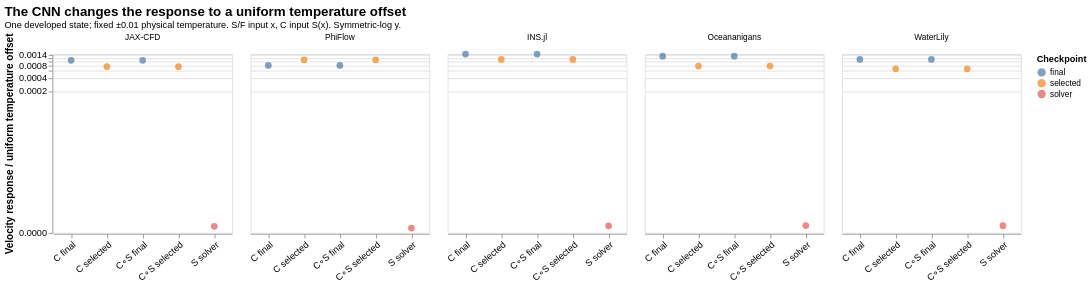

The specification (Vega-Lite) saved for this image:
### Vega-Lite specification from a JSON file in a GitHub repository (floating-point values rounded to 4 significant figures)
{"config": {"view": {"continuousWidth": 300, "continuousHeight": 300}, "axis": {"labelFontSize": 11, "titleFontSize": 12}, "title": {"fontSize": 16, "subtitleFontSize": 11}}, "data": {"values": [{"solver": "jax-cfd", "backend": "JAX-CFD", "operator": "S", "arm": "solver", "heat_mean_before": 0.05356, "heat_mean_after": 0.05356, "heat_mean_drift": 1.427e-09, "heatmean_adjoint_velocity_norm": 0.0, "heatmean_adjoint_heat_constant_relative_error": 0.0, "uniform_heat_input_adjoint_response": 1.0, "offset_velocity_central_derivative_rms": 4.296e-08, "offset_heat_central_derivative_error_rms": 3.729e-07, "offset_heatmean_fd": 1.0, "offset_heatmean_fd_ad_absolute_disagreement": 6.252e-08, "offset_plus_velocity_rms": 6.58e-10, "offset_minus_velocity_rms": 6.571e-10, "map": "S solver"}, {"solver": "jax-cfd", "backend": "JAX-CFD", "operator": "C", "arm": "selected", "heat_mean_before": 0.05356, "heat_mean_after": 0.05356, "heat_mean_drift": 1.365e-09, "heatmean_adjoint_velocity_norm": 0.0, "heatmean_adjoint_heat_constant_relative_error": 0.0, "uniform_heat_input_adjoint_response": 1.0, "offset_velocity_central_derivative_rms": 0.0007537, "offset_heat_central_derivative_error_rms": 4.167e-07, "offset_heatmean_fd": 1.0, "offset_heatmean_fd_ad_absolute_disagreement": 6.874e-08, "offset_plus_velocity_rms": 7.172e-06, "offset_minus_velocity_rms": 8.115e-06, "map": "C selected"}, {"solver": "jax-cfd", "backend": "JAX-CFD", "operator": "C_after_S", "arm": "selected", "heat_mean_before": 0.05356, "heat_mean_after": 0.05356, "heat_mean_drift": 2.793e-09, "heatmean_adjoint_velocity_norm": 0.0, "heatmean_adjoint_heat_constant_relative_error": 0.0, "uniform_heat_input_adjoint_response": 1.0, "offset_velocity_central_derivative_rms": 0.0007537, "offset_heat_central_derivative_error_rms": 6.024e-07, "offset_heatmean_fd": 1.0, "offset_heatmean_fd_ad_absolute_disagreement": 4.269e-08, "offset_plus_velocity_rms": 7.172e-06, "offset_minus_velocity_rms": 8.115e-06, "map": "C∘S selected"}, {"solver": "jax-cfd", "backend": "JAX-CFD", "operator": "C", "arm": "final", "heat_mean_before": 0.05356, "heat_mean_after": 0.05356, "heat_mean_drift": 1.365e-09, "heatmean_adjoint_velocity_norm": 0.0, "heatmean_adjoint_heat_constant_relative_error": 0.0, "uniform_heat_input_adjoint_response": 1.0, "offset_velocity_central_derivative_rms": 0.00106, "offset_heat_central_derivative_error_rms": 4.167e-07, "offset_heatmean_fd": 1.0, "offset_heatmean_fd_ad_absolute_disagreement": 6.874e-08, "offset_plus_velocity_rms": 1.076e-05, "offset_minus_velocity_rms": 1.067e-05, "map": "C final"}, {"solver": "jax-cfd", "backend": "JAX-CFD", "operator": "C_after_S", "arm": "final", "heat_mean_before": 0.05356, "heat_mean_after": 0.05356, "heat_mean_drift": 2.793e-09, "heatmean_adjoint_velocity_norm": 0.0, "heatmean_adjoint_heat_constant_relative_error": 0.0, "uniform_heat_input_adjoint_response": 1.0, "offset_velocity_central_derivative_rms": 0.00106, "offset_heat_central_derivative_error_rms": 6.024e-07, "offset_heatmean_fd": 1.0, "offset_heatmean_fd_ad_absolute_disagreement": 4.269e-08, "offset_plus_velocity_rms": 1.076e-05, "offset_minus_velocity_rms": 1.067e-05, "map": "C∘S final"}, {"solver": "phiflow", "backend": "PhiFlow", "operator": "S", "arm": "solver", "heat_mean_before": 0.05209, "heat_mean_after": 0.05203, "heat_mean_drift": -5.292e-05, "heatmean_adjoint_velocity_norm": 0.0001633, "heatmean_adjoint_heat_constant_relative_error": 0.005548, "uniform_heat_input_adjoint_response": 1.0, "offset_velocity_central_derivative_rms": 3.029e-08, "offset_heat_central_derivative_error_rms": 3.529e-07, "offset_heatmean_fd": 1.0, "offset_heatmean_fd_ad_absolute_disagreement": 5.541e-08, "offset_plus_velocity_rms": 5.184e-10, "offset_minus_velocity_rms": 4.178e-10, "map": "S solver"}, {"solver": "phiflow", "backend": "PhiFlow", "operator": "C", "arm": "selected", "heat_mean_before": 0.05203, "heat_mean_after": 0.05203, "heat_mean_drift": -2.424e-09, "heatmean_adjoint_velocity_norm": 0.0, "heatmean_adjoint_heat_constant_relative_error": 5.96e-08, "uniform_heat_input_adjoint_response": 1.0, "offset_velocity_central_derivative_rms": 0.001093, "offset_heat_central_derivative_error_rms": 3.699e-07, "offset_heatmean_fd": 1.0, "offset_heatmean_fd_ad_absolute_disagreement": 3.337e-08, "offset_plus_velocity_rms": 1.085e-05, "offset_minus_velocity_rms": 1.117e-05, "map": "C selected"}, {"solver": "phiflow", "backend": "PhiFlow", "operator": "C_after_S", "arm": "selected", "heat_mean_before": 0.05209, "heat_mean_after": 0.05203, "heat_mean_drift": -5.292e-05, "heatmean_adjoint_velocity_norm": 0.0001633, "heatmean_adjoint_heat_constant_relative_error": 0.005548, "uniform_heat_input_adjoint_response": 1.0, "offset_velocity_central_derivative_rms": 0.001093, "offset_heat_central_derivative_error_rms": 4.931e-07, "offset_heatmean_fd": 1.0, "offset_heatmean_fd_ad_absolute_disagreement": 2.711e-08, "offset_plus_velocity_rms": 1.085e-05, "offset_minus_velocity_rms": 1.117e-05, "map": "C∘S selected"}, {"solver": "phiflow", "backend": "PhiFlow", "operator": "C", "arm": "final", "heat_mean_before": 0.05203, "heat_mean_after": 0.05203, "heat_mean_drift": -2.424e-09, "heatmean_adjoint_velocity_norm": 0.0, "heatmean_adjoint_heat_constant_relative_error": 5.96e-08, "uniform_heat_input_adjoint_response": 1.0, "offset_velocity_central_derivative_rms": 0.0008083, "offset_heat_central_derivative_error_rms": 3.699e-07, "offset_heatmean_fd": 1.0, "offset_heatmean_fd_ad_absolute_disagreement": 3.337e-08, "offset_plus_velocity_rms": 8.083e-06, "offset_minus_velocity_rms": 8.216e-06, "map": "C final"}, {"solver": "phiflow", "backend": "PhiFlow", "operator": "C_after_S", "arm": "final", "heat_mean_before": 0.05209, "heat_mean_after": 0.05203, "heat_mean_drift": -5.292e-05, "heatmean_adjoint_velocity_norm": 0.0001633, "heatmean_adjoint_heat_constant_relative_error": 0.005548, "uniform_heat_input_adjoint_response": 1.0, "offset_velocity_central_derivative_rms": 0.0008083, "offset_heat_central_derivative_error_rms": 4.931e-07, "offset_heatmean_fd": 1.0, "offset_heatmean_fd_ad_absolute_disagreement": 2.711e-08, "offset_plus_velocity_rms": 8.083e-06, "offset_minus_velocity_rms": 8.216e-06, "map": "C∘S final"}, {"solver": "ins-jl", "backend": "INS.jl", "operator": "S", "arm": "solver", "heat_mean_before": 0.05356, "heat_mean_after": 0.05356, "heat_mean_drift": 7.42e-11, "heatmean_adjoint_velocity_norm": 0.0, "heatmean_adjoint_heat_constant_relative_error": 0.0, "uniform_heat_input_adjoint_response": 1.0, "offset_velocity_central_derivative_rms": 4.647e-08, "offset_heat_central_derivative_error_rms": 4.512e-07, "offset_heatmean_fd": 1.0, "offset_heatmean_fd_ad_absolute_disagreement": 2.8e-08, "offset_plus_velocity_rms": 8.194e-10, "offset_minus_velocity_rms": 6.692e-10, "map": "S solver"}, {"solver": "ins-jl", "backend": "INS.jl", "operator": "C", "arm": "selected", "heat_mean_before": 0.05356, "heat_mean_after": 0.05356, "heat_mean_drift": -1.491e-09, "heatmean_adjoint_velocity_norm": 0.0, "heatmean_adjoint_heat_constant_relative_error": 0.0, "uniform_heat_input_adjoint_response": 1.0, "offset_velocity_central_derivative_rms": 0.001117, "offset_heat_central_derivative_error_rms": 5.476e-07, "offset_heatmean_fd": 1.0, "offset_heatmean_fd_ad_absolute_disagreement": 3.638e-08, "offset_plus_velocity_rms": 1.141e-05, "offset_minus_velocity_rms": 1.183e-05, "map": "C selected"}, {"solver": "ins-jl", "backend": "INS.jl", "operator": "C_after_S", "arm": "selected", "heat_mean_before": 0.05356, "heat_mean_after": 0.05356, "heat_mean_drift": -1.417e-09, "heatmean_adjoint_velocity_norm": 0.0, "heatmean_adjoint_heat_constant_relative_error": 0.0, "uniform_heat_input_adjoint_response": 1.0, "offset_velocity_central_derivative_rms": 0.001117, "offset_heat_central_derivative_error_rms": 4.841e-07, "offset_heatmean_fd": 1.0, "offset_heatmean_fd_ad_absolute_disagreement": 4.431e-08, "offset_plus_velocity_rms": 1.141e-05, "offset_minus_velocity_rms": 1.183e-05, "map": "C∘S selected"}, {"solver": "ins-jl", "backend": "INS.jl", "operator": "C", "arm": "final", "heat_mean_before": 0.05356, "heat_mean_after": 0.05356, "heat_mean_drift": -1.491e-09, "heatmean_adjoint_velocity_norm": 0.0, "heatmean_adjoint_heat_constant_relative_error": 0.0, "uniform_heat_input_adjoint_response": 1.0, "offset_velocity_central_derivative_rms": 0.001484, "offset_heat_central_derivative_error_rms": 5.476e-07, "offset_heatmean_fd": 1.0, "offset_heatmean_fd_ad_absolute_disagreement": 3.638e-08, "offset_plus_velocity_rms": 1.481e-05, "offset_minus_velocity_rms": 1.544e-05, "map": "C final"}, {"solver": "ins-jl", "backend": "INS.jl", "operator": "C_after_S", "arm": "final", "heat_mean_before": 0.05356, "heat_mean_after": 0.05356, "heat_mean_drift": -1.417e-09, "heatmean_adjoint_velocity_norm": 0.0, "heatmean_adjoint_heat_constant_relative_error": 0.0, "uniform_heat_input_adjoint_response": 1.0, "offset_velocity_central_derivative_rms": 0.001484, "offset_heat_central_derivative_error_rms": 4.841e-07, "offset_heatmean_fd": 1.0, "offset_heatmean_fd_ad_absolute_disagreement": 4.431e-08, "offset_plus_velocity_rms": 1.481e-05, "offset_minus_velocity_rms": 1.544e-05, "map": "C∘S final"}, {"solver": "oceananigans", "backend": "Oceananigans", "operator": "S", "arm": "solver", "heat_mean_before": 0.05356, "heat_mean_after": 0.05356, "heat_mean_drift": -1.159e-11, "heatmean_adjoint_velocity_norm": 2.471e-19, "heatmean_adjoint_heat_constant_relative_error": 0.0, "uniform_heat_input_adjoint_response": 1.0, "offset_velocity_central_derivative_rms": 4.855e-08, "offset_heat_central_derivative_error_rms": 4.702e-07, "offset_heatmean_fd": 1.0, "offset_heatmean_fd_ad_absolute_disagreement": 3.802e-08, "offset_plus_velocity_rms": 8.114e-10, "offset_minus_velocity_rms": 6.643e-10, "map": "S solver"}, {"solver": "oceananigans", "backend": "Oceananigans", "operator": "C", "arm": "selected", "heat_mean_before": 0.05356, "heat_mean_after": 0.05356, "heat_mean_drift": 5.847e-10, "heatmean_adjoint_velocity_norm": 0.0, "heatmean_adjoint_heat_constant_relative_error": 0.0, "uniform_heat_input_adjoint_response": 1.0, "offset_velocity_central_derivative_rms": 0.0007782, "offset_heat_central_derivative_error_rms": 4.392e-07, "offset_heatmean_fd": 1.0, "offset_heatmean_fd_ad_absolute_disagreement": 4.575e-08, "offset_plus_velocity_rms": 7.893e-06, "offset_minus_velocity_rms": 7.914e-06, "map": "C selected"}, {"solver": "oceananigans", "backend": "Oceananigans", "operator": "C_after_S", "arm": "selected", "heat_mean_before": 0.05356, "heat_mean_after": 0.05356, "heat_mean_drift": 5.731e-10, "heatmean_adjoint_velocity_norm": 2.471e-19, "heatmean_adjoint_heat_constant_relative_error": 0.0, "uniform_heat_input_adjoint_response": 1.0, "offset_velocity_central_derivative_rms": 0.0007782, "offset_heat_central_derivative_error_rms": 4.801e-07, "offset_heatmean_fd": 1.0, "offset_heatmean_fd_ad_absolute_disagreement": 4.732e-08, "offset_plus_velocity_rms": 7.893e-06, "offset_minus_velocity_rms": 7.914e-06, "map": "C∘S selected"}, {"solver": "oceananigans", "backend": "Oceananigans", "operator": "C", "arm": "final", "heat_mean_before": 0.05356, "heat_mean_after": 0.05356, "heat_mean_drift": 5.847e-10, "heatmean_adjoint_velocity_norm": 0.0, "heatmean_adjoint_heat_constant_relative_error": 0.0, "uniform_heat_input_adjoint_response": 1.0, "offset_velocity_central_derivative_rms": 0.001325, "offset_heat_central_derivative_error_rms": 4.392e-07, "offset_heatmean_fd": 1.0, "offset_heatmean_fd_ad_absolute_disagreement": 4.575e-08, "offset_plus_velocity_rms": 1.299e-05, "offset_minus_velocity_rms": 1.406e-05, "map": "C final"}, {"solver": "oceananigans", "backend": "Oceananigans", "operator": "C_after_S", "arm": "final", "heat_mean_before": 0.05356, "heat_mean_after": 0.05356, "heat_mean_drift": 5.731e-10, "heatmean_adjoint_velocity_norm": 2.471e-19, "heatmean_adjoint_heat_constant_relative_error": 0.0, "uniform_heat_input_adjoint_response": 1.0, "offset_velocity_central_derivative_rms": 0.001325, "offset_heat_central_derivative_error_rms": 4.801e-07, "offset_heatmean_fd": 1.0, "offset_heatmean_fd_ad_absolute_disagreement": 4.732e-08, "offset_plus_velocity_rms": 1.299e-05, "offset_minus_velocity_rms": 1.406e-05, "map": "C∘S final"}, {"solver": "waterlily", "backend": "WaterLily", "operator": "S", "arm": "solver", "heat_mean_before": 0.05356, "heat_mean_after": 0.05356, "heat_mean_drift": -8.226e-11, "heatmean_adjoint_velocity_norm": 0.0, "heatmean_adjoint_heat_constant_relative_error": 0.0, "uniform_heat_input_adjoint_response": 1.0, "offset_velocity_central_derivative_rms": 4.82e-08, "offset_heat_central_derivative_error_rms": 3.384e-07, "offset_heatmean_fd": 1.0, "offset_heatmean_fd_ad_absolute_disagreement": 5.946e-08, "offset_plus_velocity_rms": 7.547e-10, "offset_minus_velocity_rms": 6.329e-10, "map": "S solver"}, {"solver": "waterlily", "backend": "WaterLily", "operator": "C", "arm": "selected", "heat_mean_before": 0.05356, "heat_mean_after": 0.05356, "heat_mean_drift": -1.657e-09, "heatmean_adjoint_velocity_norm": 0.0, "heatmean_adjoint_heat_constant_relative_error": 5.96e-08, "uniform_heat_input_adjoint_response": 1.0, "offset_velocity_central_derivative_rms": 0.0006711, "offset_heat_central_derivative_error_rms": 4.389e-07, "offset_heatmean_fd": 1.0, "offset_heatmean_fd_ad_absolute_disagreement": 6.592e-08, "offset_plus_velocity_rms": 6.748e-06, "offset_minus_velocity_rms": 6.872e-06, "map": "C selected"}, {"solver": "waterlily", "backend": "WaterLily", "operator": "C_after_S", "arm": "selected", "heat_mean_before": 0.05356, "heat_mean_after": 0.05356, "heat_mean_drift": -1.739e-09, "heatmean_adjoint_velocity_norm": 0.0, "heatmean_adjoint_heat_constant_relative_error": 5.96e-08, "uniform_heat_input_adjoint_response": 1.0, "offset_velocity_central_derivative_rms": 0.0006711, "offset_heat_central_derivative_error_rms": 3.72e-07, "offset_heatmean_fd": 1.0, "offset_heatmean_fd_ad_absolute_disagreement": 5.581e-08, "offset_plus_velocity_rms": 6.748e-06, "offset_minus_velocity_rms": 6.872e-06, "map": "C∘S selected"}, {"solver": "waterlily", "backend": "WaterLily", "operator": "C", "arm": "final", "heat_mean_before": 0.05356, "heat_mean_after": 0.05356, "heat_mean_drift": -1.657e-09, "heatmean_adjoint_velocity_norm": 0.0, "heatmean_adjoint_heat_constant_relative_error": 5.96e-08, "uniform_heat_input_adjoint_response": 1.0, "offset_velocity_central_derivative_rms": 0.001115, "offset_heat_central_derivative_error_rms": 4.389e-07, "offset_heatmean_fd": 1.0, "offset_heatmean_fd_ad_absolute_disagreement": 6.592e-08, "offset_plus_velocity_rms": 1.072e-05, "offset_minus_velocity_rms": 1.182e-05, "map": "C final"}, {"solver": "waterlily", "backend": "WaterLily", "operator": "C_after_S", "arm": "final", "heat_mean_before": 0.05356, "heat_mean_after": 0.05356, "heat_mean_drift": -1.739e-09, "heatmean_adjoint_velocity_norm": 0.0, "heatmean_adjoint_heat_constant_relative_error": 5.96e-08, "uniform_heat_input_adjoint_response": 1.0, "offset_velocity_central_derivative_rms": 0.001115, "offset_heat_central_derivative_error_rms": 3.72e-07, "offset_heatmean_fd": 1.0, "offset_heatmean_fd_ad_absolute_disagreement": 5.581e-08, "offset_plus_velocity_rms": 1.072e-05, "offset_minus_velocity_rms": 1.182e-05, "map": "C∘S final"}]}, "mark": {"type": "point", "filled": true, "size": 65}, "encoding": {"color": {"field": "arm", "title": "Checkpoint", "type": "nominal"}, "column": {"field": "backend", "sort": ["JAX-CFD", "PhiFlow", "INS.jl", "Oceananigans", "WaterLily"], "title": null, "type": "nominal"}, "x": {"axis": {"labelAngle": -40}, "field": "map", "title": null, "type": "nominal"}, "y": {"field": "offset_velocity_central_derivative_rms", "scale": {"constant": 1e-07, "domainMin": 0, "type": "symlog"}, "title": "Velocity response / uniform temperature offset", "type": "quantitative"}}, "height": 215, "title": {"text": "The CNN changes the response to a uniform temperature offset", "subtitle": "One developed state; fixed ±0.01 physical temperature. S/F input x, C input S(x). Symmetric-log y."}, "width": 215, "$schema": "https://vega.github.io/schema/vega-lite/v6.4.1.json"}
